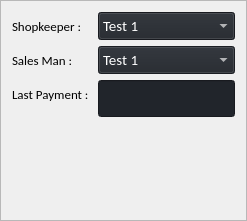
                                 <widget class="QFrame" name="frame_21">
                                  <property name="sizePolicy">
                                   <sizepolicy hsizetype="Preferred" vsizetype="Fixed">
                                    <horstretch>0</horstretch>
                                    <verstretch>136</verstretch>
                                   </sizepolicy>
                                  </property>
                                  <property name="minimumSize">
                                   <size>
                                    <width>0</width>
                                    <height>0</height>
                                   </size>
                                  </property>
                                  <property name="frameShape">
                                   <enum>QFrame::StyledPanel</enum>
                                  </property>
                                  <property name="frameShadow">
                                   <enum>QFrame::Raised</enum>
                                  </property>
                                  <layout class="QFormLayout" name="formLayout_8">
                                   <item row="0" column="0">
                                    <widget class="QLabel" name="label_39">
                                     <property name="font">
                                      <font>
                                       <family>Calibri</family>
                                       <pointsize>10</pointsize>
                                       <weight>50</weight>
                                       <italic>false</italic>
                                       <bold>false</bold>
                                      </font>
                                     </property>
                                     <property name="styleSheet">
                                      <string notr="true"/>
                                     </property>
                                     <property name="text">
                                      <string>Shopkeeper : </string>
                                     </property>
                                    </widget>
                                   </item>
                                   <item row="0" column="1">
                                    <widget class="QComboBox" name="cmbxPaySpk">
                                     <property name="sizePolicy">
                                      <sizepolicy hsizetype="Expanding" vsizetype="Fixed">
                                       <horstretch>0</horstretch>
                                       <verstretch>0</verstretch>
                                      </sizepolicy>
                                     </property>
                                     <property name="font">
                                      <font>
                                       <family>Calibri</family>
                                       <pointsize>11</pointsize>
                                       <weight>50</weight>
                                       <italic>false</italic>
                                       <bold>false</bold>
                                      </font>
                                     </property>
                                     <property name="autoFillBackground">
                                      <bool>false</bool>
                                     </property>
                                     <property name="styleSheet">
                                      <string notr="true">background-color: rgb(33, 37, 43);
color: rgb(255, 255, 255);</string>
                                     </property>
                                     <property name="iconSize">
                                      <size>
                                       <width>16</width>
                                       <height>16</height>
                                      </size>
                                     </property>
                                     <property name="frame">
                                      <bool>true</bool>
                                     </property>
                                     <item>
                                      <property name="text">
                                       <string>Test 1</string>
                                      </property>
                                     </item>
                                     <item>
                                      <property name="text">
                                       <string>Test 2</string>
                                      </property>
                                     </item>
                                     <item>
                                      <property name="text">
                                       <string>Test 3</string>
                                      </property>
                                     </item>
                                    </widget>
                                   </item>
                                   <item row="1" column="0">
                                    <widget class="QLabel" name="label_42">
                                     <property name="font">
                                      <font>
                                       <family>Calibri</family>
                                       <pointsize>10</pointsize>
                                       <weight>50</weight>
                                       <italic>false</italic>
                                       <bold>false</bold>
                                      </font>
                                     </property>
                                     <property name="text">
                                      <string>Sales Man : </string>
                                     </property>
                                    </widget>
                                   </item>
                                   <item row="1" column="1">
                                    <widget class="QComboBox" name="cmbxPaySaleman">
                                     <property name="enabled">
                                      <bool>false</bool>
                                     </property>
                                     <property name="sizePolicy">
                                      <sizepolicy hsizetype="Expanding" vsizetype="Fixed">
                                       <horstretch>0</horstretch>
                                       <verstretch>0</verstretch>
                                      </sizepolicy>
                                     </property>
                                     <property name="font">
                                      <font>
                                       <family>Calibri</family>
                                       <pointsize>11</pointsize>
                                       <weight>50</weight>
                                       <italic>false</italic>
                                       <bold>false</bold>
                                      </font>
                                     </property>
                                     <property name="autoFillBackground">
                                      <bool>false</bool>
                                     </property>
                                     <property name="styleSheet">
                                      <string notr="true">background-color: rgb(33, 37, 43);
color: rgb(255, 255, 255);</string>
                                     </property>
                                     <property name="iconSize">
                                      <size>
                                       <width>16</width>
                                       <height>16</height>
                                      </size>
                                     </property>
                                     <property name="frame">
                                      <bool>true</bool>
                                     </property>
                                     <item>
                                      <property name="text">
                                       <string>Test 1</string>
                                      </property>
                                     </item>
                                     <item>
                                      <property name="text">
                                       <string>Test 2</string>
                                      </property>
                                     </item>
                                     <item>
                                      <property name="text">
                                       <string>Test 3</string>
                                      </property>
                                     </item>
                                    </widget>
                                   </item>
                                   <item row="2" column="0">
                                    <widget class="QLabel" name="label_43">
                                     <property name="font">
                                      <font>
                                       <family>Calibri</family>
                                       <pointsize>10</pointsize>
                                       <weight>50</weight>
                                       <italic>false</italic>
                                       <bold>false</bold>
                                      </font>
                                     </property>
                                     <property name="text">
                                      <string>Last Payment : </string>
                                     </property>
                                    </widget>
                                   </item>
                                   <item row="2" column="1">
                                    <widget class="QLineEdit" name="txtPayLastPayment">
                                     <property name="enabled">
                                      <bool>false</bool>
                                     </property>
                                     <property name="sizePolicy">
                                      <sizepolicy hsizetype="Expanding" vsizetype="Preferred">
                                       <horstretch>0</horstretch>
                                       <verstretch>0</verstretch>
                                      </sizepolicy>
                                     </property>
                                     <property name="minimumSize">
                                      <size>
                                       <width>0</width>
                                       <height>28</height>
                                      </size>
                                     </property>
                                     <property name="font">
                                      <font>
                                       <family>Calibri</family>
                                       <pointsize>12</pointsize>
                                       <weight>50</weight>
                                       <italic>false</italic>
                                       <bold>false</bold>
                                      </font>
                                     </property>
                                     <property name="styleSheet">
                                      <string notr="true">background-color: rgb(33, 37, 43);
color: rgb(255, 255, 255);
padding: 6px 6px</string>
                                     </property>
                                     <property name="inputMask">
                                      <string/>
                                     </property>
                                     <property name="text">
                                      <string/>
                                     </property>
                                     <property name="readOnly">
                                      <bool>true</bool>
                                     </property>
                                     <property name="placeholderText">
                                      <string/>
                                     </property>
                                    </widget>
                                   </item>
                                   <item row="3" column="1">
                                    <spacer name="verticalSpacer_6">
                                     <property name="orientation">
                                      <enum>Qt::Vertical</enum>
                                     </property>
                                     <property name="sizeHint" stdset="0">
                                      <size>
                                       <width>20</width>
                                       <height>40</height>
                                      </size>
                                     </property>
                                    </spacer>
                                   </item>
                                   <item row="4" column="1">
                                    <spacer name="verticalSpacer_5">
                                     <property name="orientation">
                                      <enum>Qt::Vertical</enum>
                                     </property>
                                     <property name="sizeHint" stdset="0">
                                      <size>
                                       <width>20</width>
                                       <height>40</height>
                                      </size>
                                     </property>
                                    </spacer>
                                   </item>
                                  </layout>
                                 </widget>
